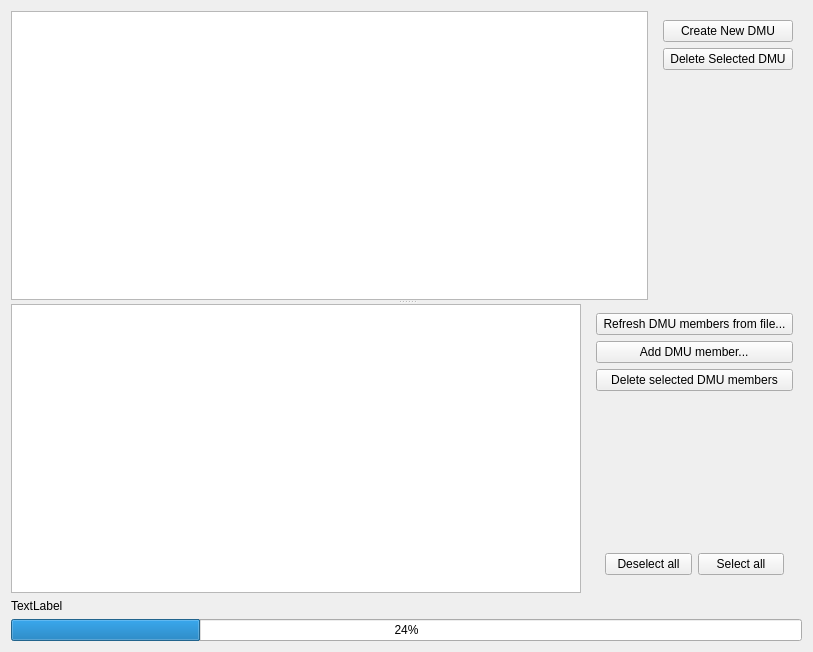
<?xml version="1.0" encoding="UTF-8"?>
<ui version="4.0">
 <class>DisplayDMUsRegion</class>
 <widget class="QWidget" name="DisplayDMUsRegion">
  <property name="geometry">
   <rect>
    <x>0</x>
    <y>0</y>
    <width>813</width>
    <height>652</height>
   </rect>
  </property>
  <property name="sizePolicy">
   <sizepolicy hsizetype="Preferred" vsizetype="Preferred">
    <horstretch>0</horstretch>
    <verstretch>0</verstretch>
   </sizepolicy>
  </property>
  <property name="windowTitle">
   <string>Form</string>
  </property>
  <layout class="QVBoxLayout" name="verticalLayout_2">
   <item>
    <widget class="QSplitter" name="splitter_dmus_dmu_members">
     <property name="orientation">
      <enum>Qt::Vertical</enum>
     </property>
     <widget class="QWidget" name="horizontalLayoutWidget">
      <layout class="QHBoxLayout" name="horizontalLayout_dmus">
       <item>
        <widget class="QListView" name="listView_dmus"/>
       </item>
       <item>
        <widget class="QWidget" name="widget_dmu_pushbuttons" native="true">
         <property name="sizePolicy">
          <sizepolicy hsizetype="Preferred" vsizetype="Preferred">
           <horstretch>0</horstretch>
           <verstretch>0</verstretch>
          </sizepolicy>
         </property>
         <layout class="QVBoxLayout" name="verticalLayout_3">
          <item>
           <widget class="QPushButton" name="pushButton_add_dmu">
            <property name="text">
             <string>Create New DMU</string>
            </property>
           </widget>
          </item>
          <item>
           <widget class="QPushButton" name="pushButton_delete_dmu">
            <property name="text">
             <string> Delete Selected DMU </string>
            </property>
           </widget>
          </item>
          <item>
           <spacer name="verticalSpacer_dmu_rhs">
            <property name="orientation">
             <enum>Qt::Vertical</enum>
            </property>
            <property name="sizeHint" stdset="0">
             <size>
              <width>20</width>
              <height>40</height>
             </size>
            </property>
           </spacer>
          </item>
         </layout>
        </widget>
       </item>
      </layout>
     </widget>
     <widget class="QWidget" name="horizontalLayoutWidget_2">
      <layout class="QHBoxLayout" name="horizontalLayout_dmu_members">
       <item>
        <widget class="QListView" name="listView_dmu_members"/>
       </item>
       <item>
        <widget class="QWidget" name="widget_dmu_member_pushbuttons" native="true">
         <property name="sizePolicy">
          <sizepolicy hsizetype="Preferred" vsizetype="Preferred">
           <horstretch>0</horstretch>
           <verstretch>0</verstretch>
          </sizepolicy>
         </property>
         <layout class="QVBoxLayout" name="verticalLayout">
          <item>
           <widget class="QPushButton" name="pushButton_refresh_dmu_members_from_file">
            <property name="text">
             <string> Refresh DMU members from file... </string>
            </property>
           </widget>
          </item>
          <item>
           <widget class="QPushButton" name="pushButton_add_dmu_member_by_hand">
            <property name="text">
             <string> Add DMU member... </string>
            </property>
           </widget>
          </item>
          <item>
           <widget class="QPushButton" name="pushButton_delete_selected_dmu_members">
            <property name="text">
             <string> Delete selected DMU members </string>
            </property>
           </widget>
          </item>
          <item>
           <spacer name="verticalSpacer_dmu_members_rhs">
            <property name="orientation">
             <enum>Qt::Vertical</enum>
            </property>
            <property name="sizeHint" stdset="0">
             <size>
              <width>20</width>
              <height>40</height>
             </size>
            </property>
           </spacer>
          </item>
          <item>
           <widget class="QWidget" name="widget_select_deselect_dmu_members" native="true">
            <property name="sizePolicy">
             <sizepolicy hsizetype="Preferred" vsizetype="Preferred">
              <horstretch>0</horstretch>
              <verstretch>0</verstretch>
             </sizepolicy>
            </property>
            <layout class="QHBoxLayout" name="horizontalLayout">
             <item>
              <widget class="QPushButton" name="pushButton_deselect_all_dmu_members">
               <property name="text">
                <string>Deselect all</string>
               </property>
              </widget>
             </item>
             <item>
              <widget class="QPushButton" name="pushButton_select_all_dmu_members">
               <property name="text">
                <string>Select all</string>
               </property>
              </widget>
             </item>
            </layout>
           </widget>
          </item>
         </layout>
        </widget>
       </item>
      </layout>
     </widget>
    </widget>
   </item>
   <item>
    <widget class="QLabel" name="label_importProgress">
     <property name="text">
      <string>TextLabel</string>
     </property>
    </widget>
   </item>
   <item>
    <widget class="QProgressBar" name="progressBar">
     <property name="value">
      <number>24</number>
     </property>
    </widget>
   </item>
  </layout>
 </widget>
 <resources/>
 <connections/>
</ui>
